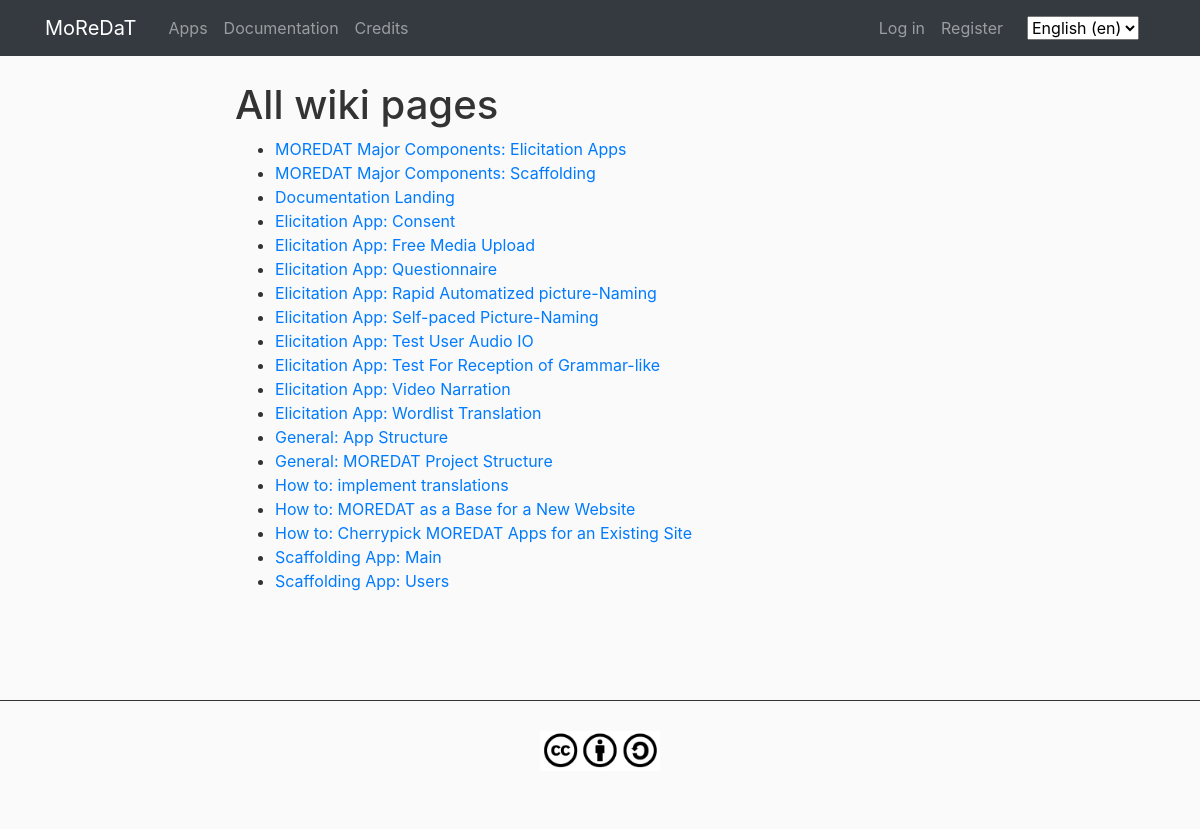
Page /en/documentation/index/ on the earlier database version.
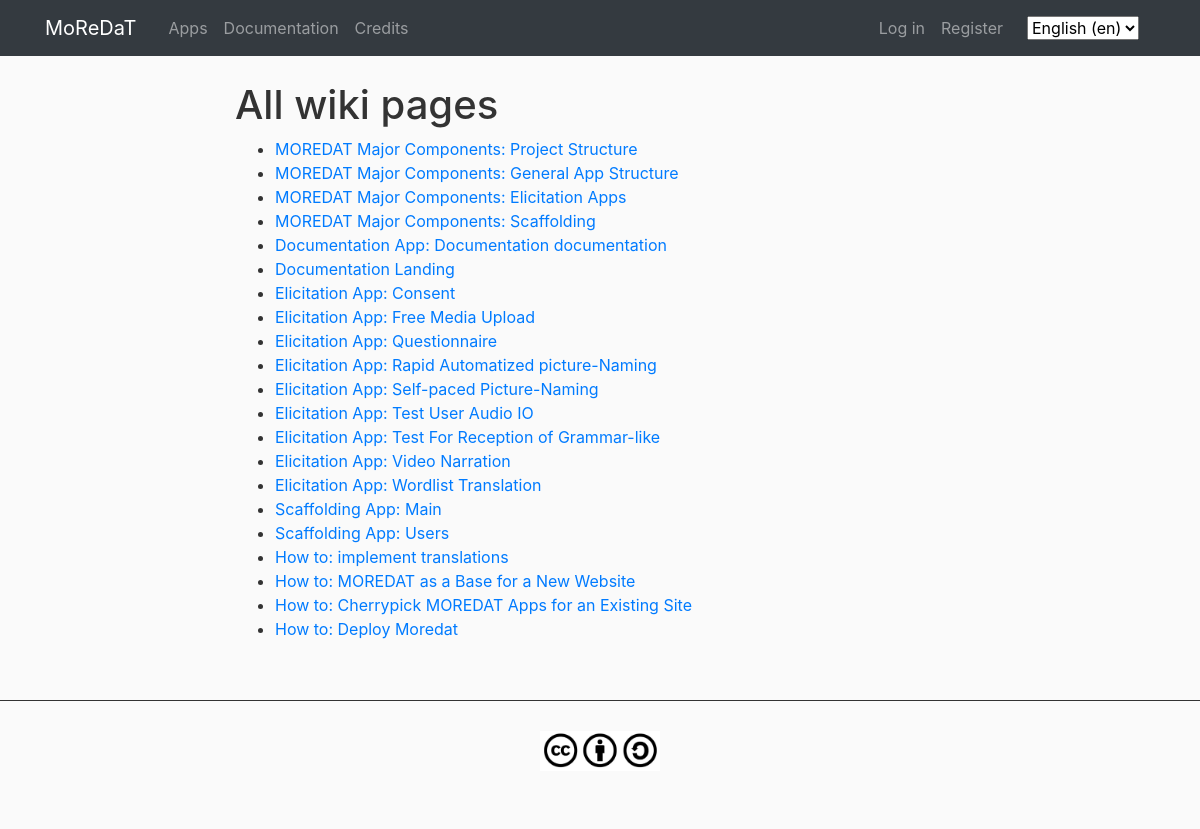
Same page on the later database version.
### documentation/models.py (models this page shows, shortened)
class WikiPage(models.Model):
    slug = models.CharField(_('slug'), max_length=255)
    title = models.CharField(_('title'), max_length=510)
    created = models.DateTimeField(_('created'), auto_now_add=True)
    modified = models.DateTimeField(_('modified'), auto_now=True)
    class Meta:
        verbose_name = _("Wiki page")
        verbose_name_plural = _("Wiki pages")
        ordering = ['slug']

### documentation/views.py (the view)
def page_list(request, template_name='documentation/page_list.html', extra_context=None):
    page_list = WikiPage.objects.all()
    page_list = page_list.order_by('slug')
    template_context = {
        'page_list': page_list,
        'index_slug': getattr(settings, 'DOCUMENTATION_DEFAULT_INDEX', 'WikiIndex'),
    }
    template_context.update(extra_context or {})
    return render(request, template_name, template_context)

### main/templatetags/main_custom_tags.py (called while the page is built)
@register.filter
def custom_redir_lang(url_fullpath):
	ls_urls = url_fullpath.split('/')
	del ls_urls[1]
	return '/'.join(ls_urls)

### documentation/templates/documentation/page_list.html (shortened to what this page needs)
{% extends "main/main-base.html" %}
{% load i18n %}
{% block content %}
<div class="col-lg-2"></div>
<div class="col-lg-8 col-md-12">
	<h1>{% trans "All wiki pages" %}</h1>
	<ul>
	{% for page in page_list %}
	<li><a href="{% url 'documentation_page' slug=page.slug %}">{{ page.title }}</a></li>
	{% endfor %}
	</ul>
</div>
{% endblock %}

Differences in the rows shown:
changed WikiPage: title "General: MOREDAT Project Structure" → "MOREDAT Major Components: Project Structure"; moves up the list
changed WikiPage: title "General: App Structure" → "MOREDAT Major Components: General App Structure"; moves up the list
added WikiPage: title "Documentation App: Documentation documentation"
shown differently, row unchanged: WikiPage "Scaffolding App: Main": moves up the list
shown differently, row unchanged: WikiPage "Scaffolding App: Users": moves up the list
added WikiPage: title "How to: Deploy Moredat"
